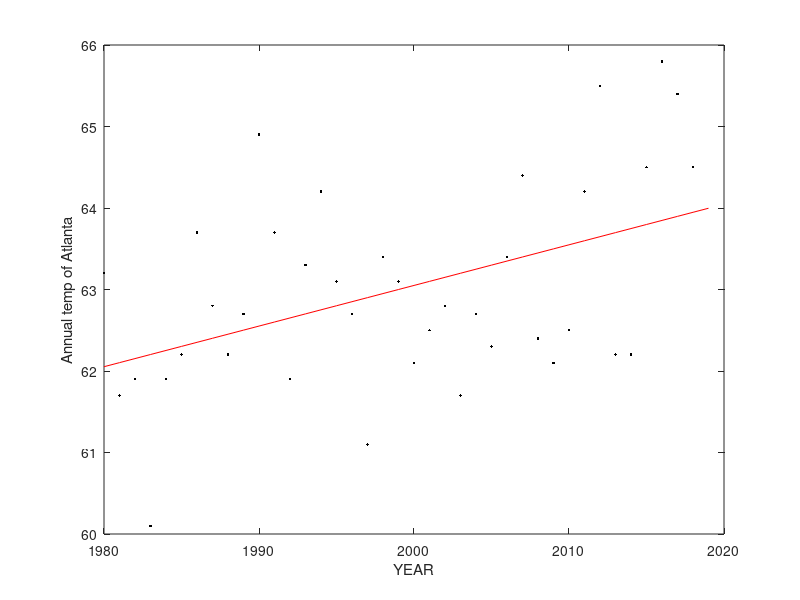

MATLAB code for this plot:
%% week4_exercise

% Taka Ito

% safety first
clear all;
close all;
clc;

% load the data 
load atlanta_temperature.mat;

% Compare (1980-1989) versus (2009-2018)
I1=find(Year>=1980&Year<1990); % sample 1
I2=find(Year>=2009&Year<2019); % sample 2
X1=Annual(I1); % 1980s
X2=Annual(I2); % 2009-2018
% calculate means
X1ave=mean(X1);
X2ave=mean(X2);
% calculat variances
X1var=var(X1);
X2var=var(X2); 
disp(['Mean and variance (1980-1989) are ',num2str(X1ave),' degF and ', ...
    num2str(X1var),' degF2. ']);
disp(['Mean and variance (2009-2018) are ',num2str(X2ave),' degF and ', ...
    num2str(X2var),' degF2. ']);

% 1-1. Confidence level
CL=.95;
disp(['Confidence level is ',num2str(CL*100),' percent.']);

% 1-2. Hypotheses
disp(['H0 (null) : The two periods are not significantly different. ']);
disp(['H1 (alt) : The (2009-2018) mean is significantly warmer than 1980s. ']);

% 1-3. Statistics
disp(['The t-statistics will be used with two tail test. ']); 

% 1-4. Calculate the critical t-value
N1=length(X1);
N2=length(X2);
df=N1+N2-2; % degree of freedom
tcrit=tinv((CL+1)/2,df); % tinv is the CDF of t-distribution
disp(['The critical t-value is ',num2str(tcrit)]);

% 1-5. Evaluate the data
sigma = sqrt( (N1*X1var+N2*X2var)/(N1+N2-2) );
t = (X2ave - X1ave)/(sigma*sqrt(1/N1+1/N2));
disp(['The t-value of the data is ',num2str(t)]);

if abs(t) > tcrit
    disp('The t-value of the data is greater than t-critical. H0 is rejected. '); 
else
    disp('The t-value of hte data is smaller than t-critical. H0 is NOT rejected. ');
end

% 2. Regression
I=find(Year>=1980); % find data points after 1980
Y=Annual(I); % y = annual temp
X=Year(I);   % x = time

% 2-1. slope and intercept of linear regression
C = cov(X,Y);
a1= C(1,2)/C(1,1); % slope
a0=mean(Y)-a1*mean(X); % intercept
disp(['The slope = ',num2str(a1),' degF/Year and the intercept is ',num2str(a0)]);

% 2-2. plot the regression line and the data
figure(1);
plot(X,Y,'k.');
hold on;
x=1980:2019; % x axis in year
yest=a0+a1*x; % linear regression
plot(x,yest,'r-');
hold off;
xlabel('YEAR');
ylabel('Annual temp of Atlanta');

% 2-3. R2
R2 = C(1,2)^2/(C(1,1)*C(2,2));
disp(['R2 = ',num2str(R2),'. R2 is the fraction of variance explained by the regression. ']);


































return
% plot temperature time series
figure(1); 
plot(Year,Annual);
xlabel('time');
ylabel('ATL temperature, degree F');

% least square fit
Y = Annual;
X = Year;
C = cov(X,Y);
a1= C(1,2)/C(1,1);
a0= mean(Y)-a1*mean(X);

% plot the result
x=1870:2018;
y=a0+a1*x;
figure(1);
hold on;
plot(x,y,'r-');

% calculate R2
R2 = C(1,2)^2/C(1,1)/C(2,2);
disp(['R2 value is :',num2str(R2)]);
